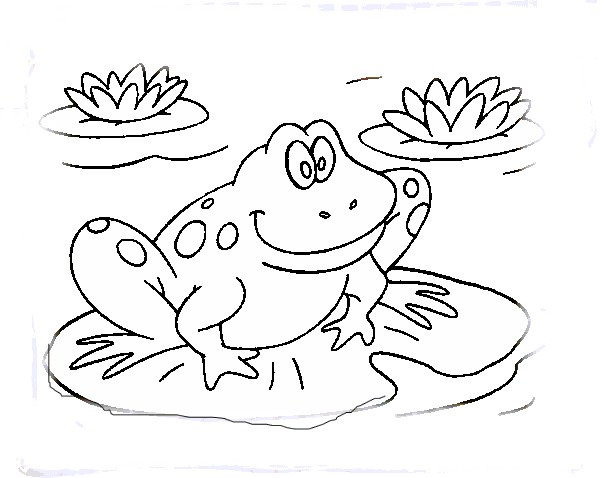
%> input picture ImageAnalysis/Askisi5/frog.bmp, 600 x 478 px
$ octave CentralTendenciesAndInvariantMoments.m   (GNU Octave 9; MATLAB toolbox functions it lacks are replaced by stand-ins)
%> lines starting %> are read from the running program, lines starting %| are printed output that depends on the picture
### ImageAnalysis/Askisi5/cent_moment.m
function n_pq=cent_moment(p,q,A)

 [m,n]=size(A);
 moo=sum(sum(A));

  m1o=0;
  mo1=0;
    for x=0:m-1
        for y=0:n-1
            m1o=m1o+(x)*A(x+1,y+1);
            mo1=mo1+(y)*A(x+1,y+1);
        end
    end
  xx=m1o/moo;
  yy=mo1/moo;


  %mu_oo=moo;

  mu_pq=0;
  for ii=0:m-1
      x=ii-xx;
      for jj=0:n-1
          y=jj-yy;
          mu_pq=mu_pq+(x)^p*(y)^q*A(ii+1,jj+1);
      end
  end

  gamma=0.5*(p+q)+1;
  n_pq=mu_pq/moo^(gamma);


### ImageAnalysis/Askisi5/CentralTendenciesAndInvariantMoments.m

%% Central Moments

I = imread('frog.bmp');
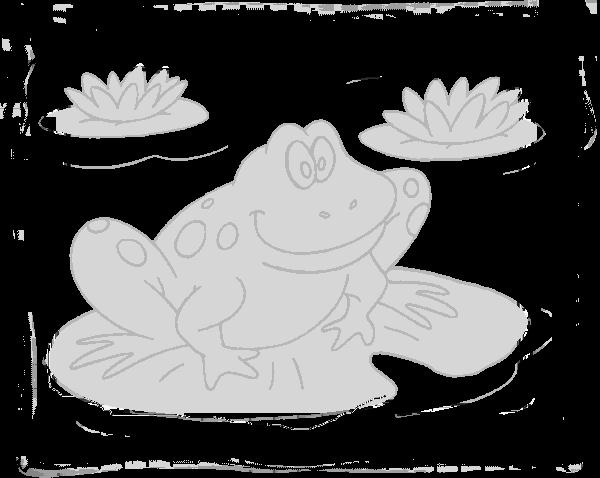
%> I: size 478x600 uint8; min 0, max 248, mean 84.7
Idouble = im2double(I);
central_moments = moment(Idouble,3);
%> central_moments = 600 values, max 0.0613 at index 527, min -0.0369 at index 320, mean 0.00274
disp(central_moments)

%% Invariant Moments

% First Moment
n20=cent_moment(2,0,I);
%> in cent_moment, `moo=sum(sum(A));`: moo = 24280732
%> after the loop in cent_moment, `for x=0:m-1`: m1o = 255
%> in cent_moment, `xx=m1o/moo;`: xx = 0
%> after the loop in cent_moment, `for ii=0:m-1`: mu_pq = 255
%> in cent_moment, `n_pq=mu_pq/moo^(gamma);`: n_pq = 0
%> n20 = 0
n02=cent_moment(0,2,I);
%> n02 = 0
M1=n20+n02;
%> M1 = 0

% Second Moment
n20=cent_moment(2,0,I);
n02=cent_moment(0,2,I);
n11=cent_moment(1,1,I);
%> n11 = 0
M2=(n20-n02)^2+4*n11^2;
%> M2 = 0

% Third Moment
n30=cent_moment(3,0,I);
%> (the run ends here)
